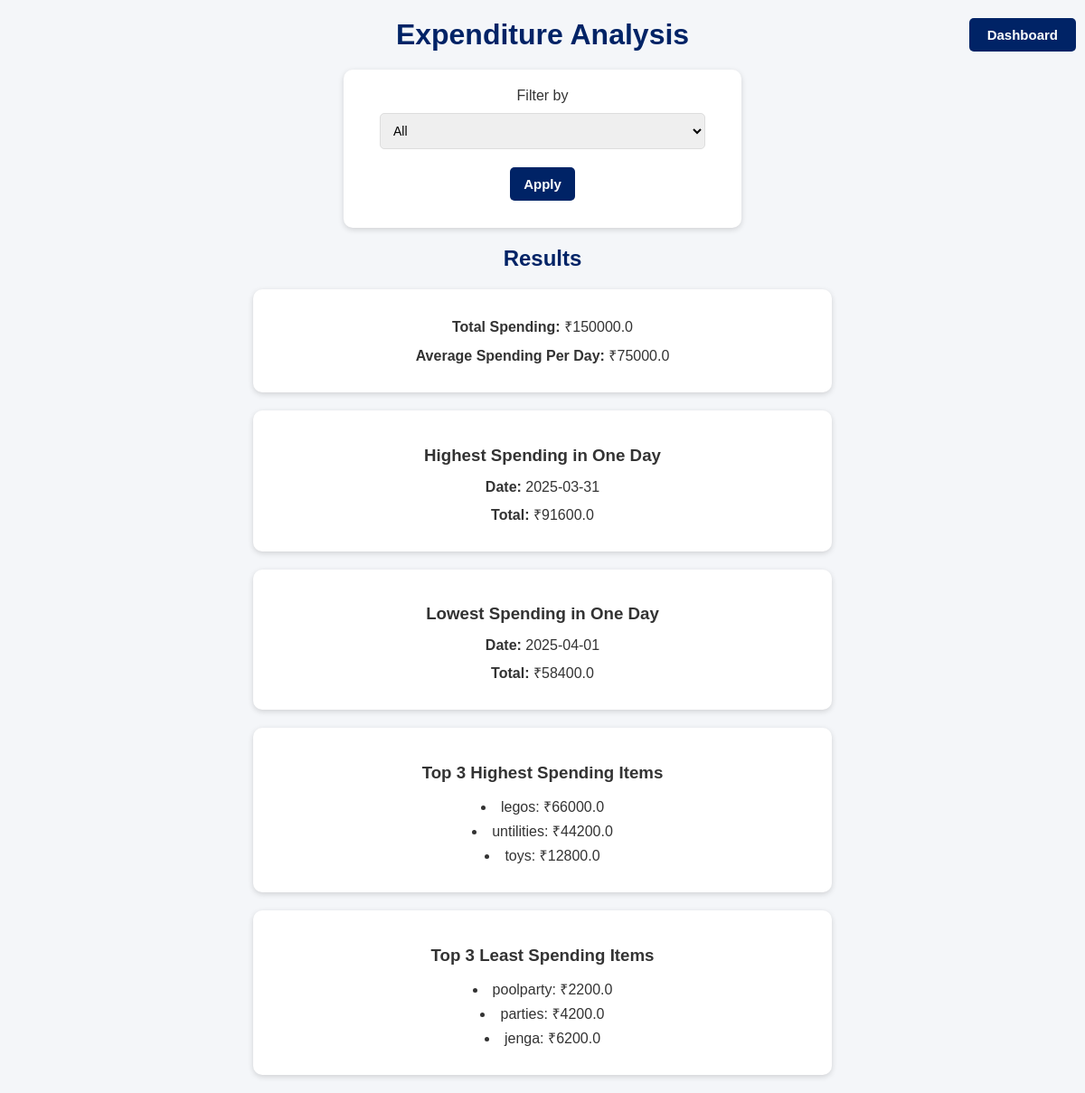
/expenditure_analysis (signed in), run on the app's committed database.
### tables this page shows
CREATE TABLE expenditures (
            id INTEGER PRIMARY KEY AUTOINCREMENT,
            description TEXT NOT NULL,
            amount REAL NOT NULL,
            timestamp DATETIME DEFAULT CURRENT_TIMESTAMP,
            user_id INTEGER NOT NULL,
            FOREIGN KEY (user_id) REFERENCES users (id)
        );

### app.py (the view)
@app.route('/expenditure_analysis', methods=['GET'])
def expenditure_analysis():
    if 'user_id' not in session:
        return redirect(url_for('signin'))
    user_id = session['user_id']
    conn = get_db_connection()
    filter_option = request.args.get('filter', 'all')
    query = "SELECT * FROM expenditures WHERE user_id = ?"
    if filter_option == 'today':
        query = "SELECT * FROM expenditures WHERE DATE(timestamp) = DATE('now') AND user_id = ?"
    elif filter_option == 'last_3_months':
        query = "SELECT * FROM expenditures WHERE DATE(timestamp) >= DATE('now', '-3 months') AND user_id = ?"
    elif filter_option == 'last_6_months':
        query = "SELECT * FROM expenditures WHERE DATE(timestamp) >= DATE('now', '-6 months') AND user_id = ?"
    elif filter_option == 'last_12_months':
        query = "SELECT * FROM expenditures WHERE DATE(timestamp) >= DATE('now', '-12 months') AND user_id = ?"
    expenditures = conn.execute(query, (user_id,)).fetchall()
    conn.close()
    total_spending = sum([exp['amount'] for exp in expenditures])
    days = set([exp['timestamp'].split(' ')[0] for exp in expenditures])
    num_days = len(days)
    average_spending = total_spending / num_days if num_days > 0 else 0
    spending_by_day = {}
    for exp in expenditures:
        date = exp['timestamp'].split(' ')[0]
        spending_by_day[date] = spending_by_day.get(date, 0) + exp['amount']
    highest_day = max(spending_by_day.items(), key=lambda x: x[1], default=None)
    lowest_day = min(spending_by_day.items(), key=lambda x: x[1], default=None)
    highest_spending = sorted(expenditures, key=lambda x: x['amount'], reverse=True)[:3]
    least_spending = sorted(expenditures, key=lambda x: x['amount'])[:3]
    return render_template('expenditure_analysis.html',
                           total_spending=total_spending,
                           average_spending=average_spending,
                           highest_spending=highest_spending,
                           least_spending=least_spending,
                           highest_day=highest_day,
                           lowest_day=lowest_day,
                           filter_option=filter_option)

### app.py (called while the page is built)
def get_db_connection():
    conn = sqlite3.connect(DATABASE)
    conn.row_factory = sqlite3.Row
    return conn

### templates/expenditure_analysis.html (shortened to what this page needs)
<!DOCTYPE html>
<html lang="en">
<head>
    <link rel="stylesheet" href="/static/css/style.css">
</head>
<body>
    <div class="navbar">
        <button class="dashboard" onclick="window.location.href='/dashboard'">Dashboard</button>
    </div>
    <div class="container">
        <h1>Expenditure Analysis</h1>
        <form action="/expenditure_analysis" method="GET" class="filter-form">
            <label for="filter">Filter by</label>
            <select id="filter" name="filter">
                <option value="all" {% if filter_option == 'all' %}selected{% endif %}>All</option>
            </select>
            <button type="submit">Apply</button>
        </form>
        <h2 class="results-text">Results</h2>
        <div class="analysis-box">
            <p><strong>Total Spending:</strong> ₹{{ total_spending }}</p>
            <p><strong>Average Spending Per Day:</strong> ₹{{ average_spending }}</p>
        </div>
        <div class="analysis-box">
            <h3>Highest Spending in One Day</h3>
            <p><strong>Date:</strong> {{ highest_day[0] if highest_day else "No data" }}</p>
            <p><strong>Total:</strong> ₹{{ highest_day[1] if highest_day else 0 }}</p>
        </div>
        <div class="analysis-box">
            <h3>Lowest Spending in One Day</h3>
            <p><strong>Date:</strong> {{ lowest_day[0] if lowest_day else "No data" }}</p>
            <p><strong>Total:</strong> ₹{{ lowest_day[1] if lowest_day else 0 }}</p>
        </div>
        <div class="analysis-box">
            <h3>Top 3 Highest Spending Items</h3>
            <ul>
                {% for exp in highest_spending %}
                <li>{{ exp.description }}: ₹{{ exp.amount }}</li>
                {% endfor %}
            </ul>
        </div>
        <div class="analysis-box">
            <h3>Top 3 Least Spending Items</h3>
            <ul>
                {% for exp in least_spending %}
                <li>{{ exp.description }}: ₹{{ exp.amount }}</li>
                {% endfor %}
            </ul>
        </div>
    </div>
</body>
</html>

### static/css/style.css (style rules this page uses)
body { font-family: 'Arial', sans-serif; background: #f4f6f9; margin: 0; padding: 0; color: #333; text-align: center; }
h1, h2 { color: #002366; margin: 20px 0; }
button { font-size: 15px; font-weight: bold; padding: 10px 15px; margin: 10px auto; border: none; border-radius: 5px; cursor: pointer; transition: all 0.3s ease; background-color: #002366; color: white; }
.navbar { background: none; text-align: right; padding: 10px; position: absolute; top: 0; right: 0; z-index: 1000; }
.navbar button { background-color: #002366; color: white; padding: 10px 20px; border-radius: 5px; border: none; cursor: pointer; }
form { background: #ffffff; border-radius: 10px; padding: 20px; margin: 20px auto; box-shadow: 0px 2px 6px rgba(0, 0, 0, 0.15); width: 90%; max-width: 400px; }
input, select { width: 90%; padding: 10px; margin: 10px 0; border-radius: 5px; border: 1px solid #ddd; font-size: 14px; }
.analysis-box { background: #ffffff; border-radius: 10px; padding: 20px; margin: 20px auto; box-shadow: 0px 2px 6px rgba(0, 0, 0, 0.15); width: 90%; max-width: 600px; text-align: center; }
.analysis-box h2, .analysis-box h3 { margin-bottom: 15px; }
.analysis-box p, .analysis-box ul { margin: 10px 0; }
.analysis-box ul { padding-left: 0; list-style-position: inside; }
.analysis-box ul li { margin-bottom: 5px; }

### data on the page
expenditures: description "legos", amount "66000.0"
expenditures: description "untilities", amount "44200.0"
expenditures: description "toys", amount "12800.0"
expenditures: description "poolparty", amount "2200.0"
expenditures: description "parties", amount "4200.0"
expenditures: description "jenga", amount "6200.0"

### other printed values
{{ total_spending }} "150000.0"
{{ average_spending }} "75000.0"
{{ highest_day[0] if highest_day else "No data" }} "2025-03-31"
{{ highest_day[1] if highest_day else 0 }} "91600.0"
{{ lowest_day[0] if lowest_day else "No data" }} "2025-04-01"
{{ lowest_day[1] if lowest_day else 0 }} "58400.0"
